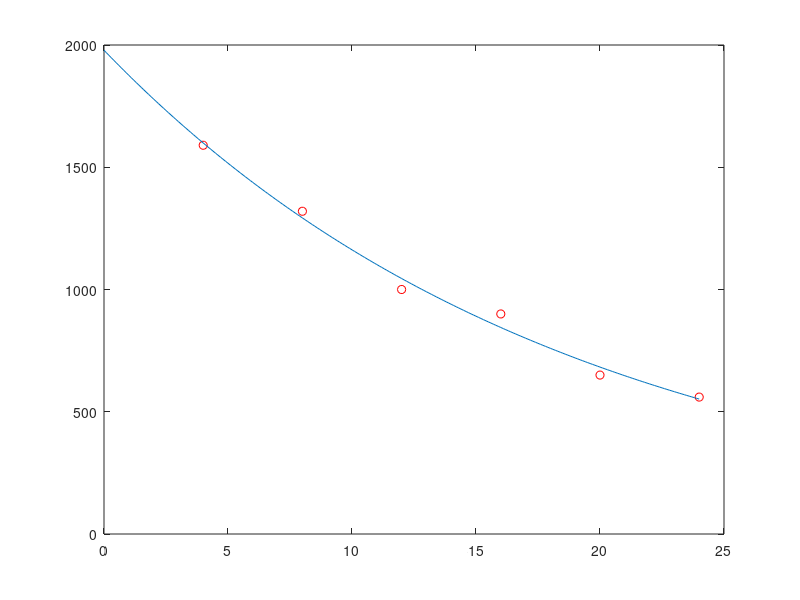
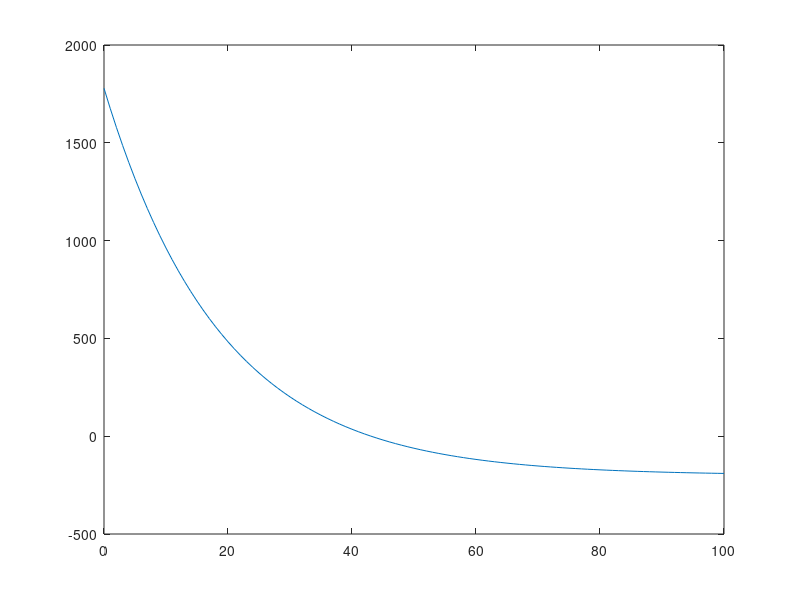

Here is the MATLAB script that generated these plots, in order: (Note: this script raises an error after producing the figures.)
t = 4:4:24;
c = [1590 1320 1000 900 650 560];

figure(1);
  plot(t,c,"or");
  hold on;

# a)
  % c = b * e^(-k*t)
  % log(c) = log(b) - k*t
  ln_c = log(c);


  p_1 = polyfit(t,ln_c,1);
  t_1 = 0:0.1:24;

  k=p_1(1);
  b=p_1(2);
  b=e^b;
  y_p_1 = b * e.^(k*t_1);

  y_p_2 = polyval(p_1,t_1);
  y_p_2 = e.^y_p_2;

##  plot(t_1,y_p_1);
  plot(t_1,y_p_2);

# b)
  y_p_2(t_1==0);

# c)
  c_t = @(t_c) b * e.^(k * t_c) - 200;
  t_c = 0:100;

  figure(2);
    plot(t_c,c_t(t_c));
    hold on;

  t_200 = biseccion(c_t,1,100,100,1e-5);

  figure(2);
    plot(t_200,c_t(t_200),"xr");
    hold on;
